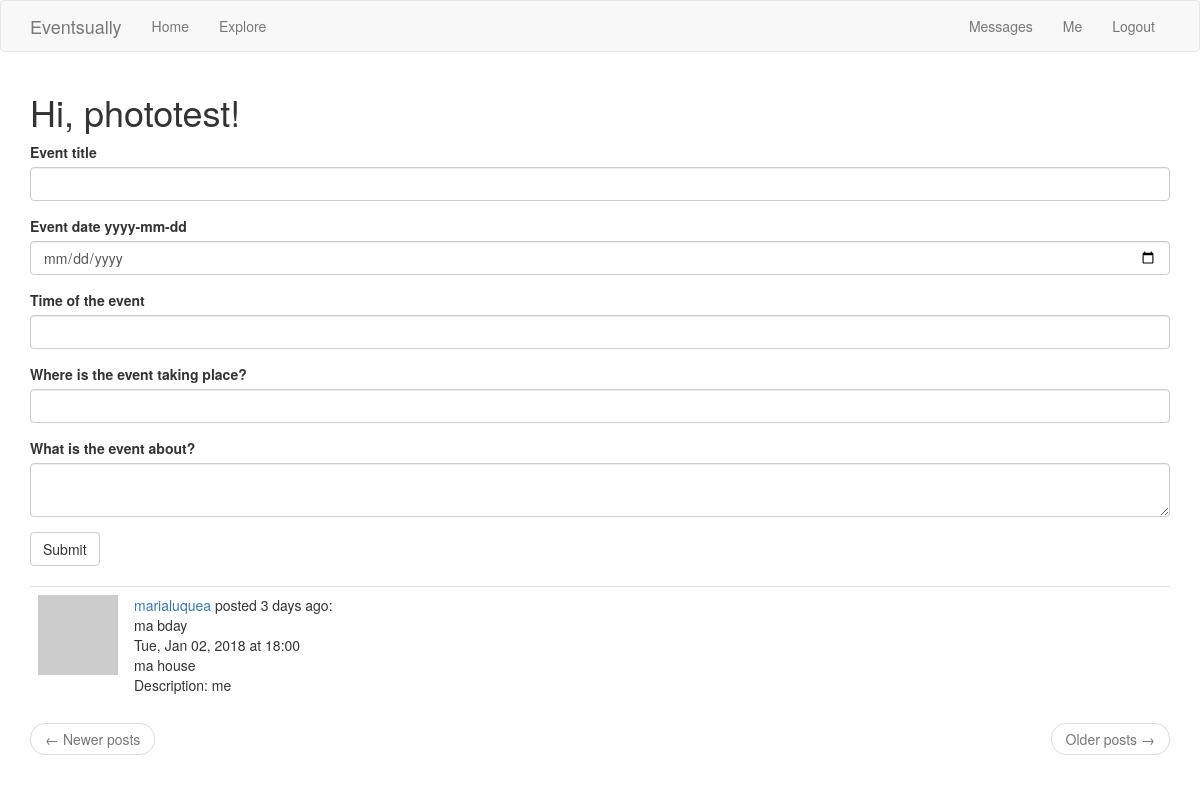
Page /index (signed in) on the committed database.
### app/models.py (models this page shows, shortened)
class User(UserMixin, db.Model):
    id = db.Column(db.Integer, primary_key=True)
    username = db.Column(db.String(64), index=True, unique=True)
    email = db.Column(db.String(120), index=True, unique=True)
    password_hash = db.Column(db.String(128))
    profilepic = db.Column(db.String(50))
    posts = db.relationship('Post', backref='author', lazy='dynamic')
    about_me = db.Column(db.String(200))
    last_seen = db.Column(db.DateTime, default=datetime.utcnow)
    followed = db.relationship(
        'User', secondary=followers,
        primaryjoin=(followers.c.follower_id == id),
        secondaryjoin=(followers.c.followed_id == id),
        backref=db.backref('followers', lazy='dynamic'), lazy='dynamic')
    messages_sent = db.relationship('Message',foreign_keys='Message.sender_id',backref='author', lazy='dynamic')
    messages_received = db.relationship('Message',foreign_keys='Message.recipient_id',backref='recipient', lazy='dynamic')
    last_message_read_time = db.Column(db.DateTime)
    notifications = db.relationship('Notification', backref='user',lazy='dynamic')
    def avatar(self, size):
        digest = md5(self.email.lower().encode('utf-8')).hexdigest()
        return 'https://www.gravatar.com/avatar/{}?d=identicon&s={}'.format(digest, size)
    def followed_posts(self):
        return Post.query.join(
            followers, (followers.c.followed_id == Post.user_id)).filter(
                followers.c.follower_id == self.id).order_by(
                    Post.timestamp.desc())
    def new_messages(self):
        last_read_time = self.last_message_read_time or datetime(1900, 1, 1)
        return Message.query.filter_by(recipient=self).filter(
            Message.timestamp > last_read_time).count()

class Post(db.Model):
    id = db.Column(db.Integer, primary_key=True)
    title = db.Column(db.String(25))
    date = db.Column(db.DateTime)
    time = db.Column(db.DateTime)
    venue = db.Column(db.String(70))
    body = db.Column(db.String(140))
    timestamp = db.Column(db.DateTime, index=True, default=datetime.utcnow)
    user_id = db.Column(db.Integer, db.ForeignKey('user.id'))

### main.py (the view, shortened to what this page needs)
@app.route('/', methods=['GET', 'POST'])
@app.route('/index', methods=['GET', 'POST'])
@login_required
def index():
    form = PostForm()
    page = request.args.get('page', 1, type=int)
    posts = current_user.followed_posts().paginate(page, app.config['POSTS_PER_PAGE'], False)
    next_url = url_for('index', page=posts.next_num) \
        if posts.has_next else None
    prev_url = url_for('index', page=posts.prev_num) \
        if posts.has_prev else None
    return render_template('index.html', title='Home', form=form, posts=posts.items, next_url=next_url, prev_url=prev_url)

### app/forms.py
class PostForm(FlaskForm):
    title = StringField('Event title', validators=[DataRequired()])
    date = DateField('Event date yyyy-mm-dd', format='%Y-%m-%d')
    time = DateTimeField('Time of the event', format='%H:%M')
    venue = StringField('Where is the event taking place?', validators=[DataRequired()])
    post = TextAreaField('What is the event about?', validators=[DataRequired()])
    submit = SubmitField('Submit')

### app/models.py (called while the page is built)
@login.user_loader
def load_user(id):
    return User.query.get(int(id))

### main.py (called while the page is built)
@app.before_request
def before_request():
    if current_user.is_authenticated:
        current_user.last_seen = datetime.utcnow()
        db.session.commit()

### app/templates/index.html
{% extends "base.html" %}
{% import 'bootstrap/wtf.html' as wtf %}
{% block app_content %}
    <h1>Hi, {{ current_user.username }}!</h1>
    {% if form %}
      {{ wtf.quick_form(form) }}
      <br>
    {% endif %}
    {% for post in posts %}
        {% include '_post.html' %}
    {% endfor %}
    <nav aria-label="...">
            <ul class="pager">
                <li class="previous{% if not prev_url %} disabled{% endif %}">
                    <a href="{{ prev_url or '#' }}">
                        <span aria-hidden="true">&larr;</span> Newer posts
                    </a>
                </li>
                <li class="next{% if not next_url %} disabled{% endif %}">
                    <a href="{{ next_url or '#' }}">
                        Older posts <span aria-hidden="true">&rarr;</span>
                    </a>
                </li>
            </ul>
        </nav>
    {% endblock %}

### app/templates/_post.html (shortened to what this page needs)
<table class="table table-hover">
        <tr>
            <td width="70px">
                <a href="{{ url_for('user', username=post.author.username) }}">
                    <img src="{{ post.author.avatar(70) }}" />
                </a>
            </td>
            <td>
                <a href="{{ url_for('user', username=post.author.username) }}">
                    {{ post.author.username }}
                </a>
                posted {{ moment(post.timestamp).fromNow() }}:
                <br>
		{{ post.title }} <br>
                {{ post.date.strftime("%a, %b %d, %Y") }}
                at {{ post.time.strftime("%H:%M") }} <br>
                {{ post.venue }} <br>
                Description: {{ post.body }}
                <br>
            </td>
        </tr>
    </table>

### rows in the picture
User: username "phototest"
Post: author.username "marialuquea", timestamp "3 days ago", title "ma bday", date "Tue, Jan 02, 2018", time "18:00", venue "ma house", body "me"

### other values in the picture
{{ 'Messages' }} "Messages"
